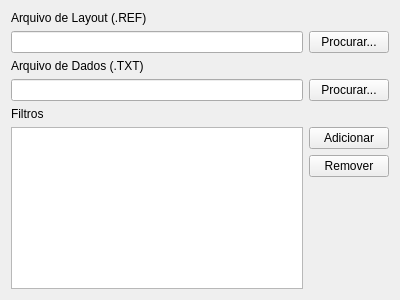
<?xml version="1.0" encoding="UTF-8"?>
<ui version="4.0">
 <class>form</class>
 <widget class="QWidget" name="form">
  <property name="geometry">
   <rect>
    <x>0</x>
    <y>0</y>
    <width>400</width>
    <height>300</height>
   </rect>
  </property>
  <property name="windowTitle">
   <string>Conversor STA para CSV</string>
  </property>
  <layout class="QVBoxLayout" name="verticalLayout">
   <item>
    <widget class="QLabel" name="lblRef">
     <property name="text">
      <string>Arquivo de Layout (.REF)</string>
     </property>
    </widget>
   </item>
   <item>
    <layout class="QHBoxLayout" name="hboxRefFile">
     <item>
      <widget class="QLineEdit" name="txtRefFile"/>
     </item>
     <item>
      <widget class="QPushButton" name="btnBrowseRefFile">
       <property name="text">
        <string>Procurar...</string>
       </property>
      </widget>
     </item>
    </layout>
   </item>
   <item>
    <widget class="QLabel" name="lblDataFile">
     <property name="text">
      <string>Arquivo de Dados (.TXT)</string>
     </property>
    </widget>
   </item>
   <item>
    <layout class="QHBoxLayout" name="hboxDataFile">
     <item>
      <widget class="QLineEdit" name="txtDataFile"/>
     </item>
     <item>
      <widget class="QPushButton" name="btnBrowseDataFile">
       <property name="text">
        <string>Procurar...</string>
       </property>
      </widget>
     </item>
    </layout>
   </item>
   <item>
    <widget class="QLabel" name="lblFilters">
     <property name="text">
      <string>Filtros</string>
     </property>
    </widget>
   </item>
   <item>
    <layout class="QHBoxLayout" name="hboxFiltros">
     <item>
      <widget class="QListView" name="listViewFilters"/>
     </item>
     <item>
      <layout class="QVBoxLayout" name="vboxFiltersButtons">
       <item>
        <widget class="QPushButton" name="btnAddFilter">
         <property name="text">
          <string>Adicionar</string>
         </property>
        </widget>
       </item>
       <item>
        <widget class="QPushButton" name="btnRemoveFilter">
         <property name="text">
          <string>Remover</string>
         </property>
        </widget>
       </item>
       <item>
        <spacer name="spacerFiltersButtons">
         <property name="orientation">
          <enum>Qt::Vertical</enum>
         </property>
         <property name="sizeHint" stdset="0">
          <size>
           <width>20</width>
           <height>40</height>
          </size>
         </property>
        </spacer>
       </item>
      </layout>
     </item>
    </layout>
   </item>
  </layout>
 </widget>
 <resources/>
 <connections/>
</ui>
